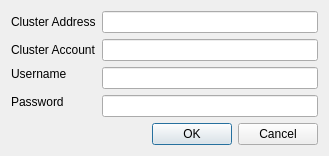
<?xml version="1.0" encoding="UTF-8"?>
<ui version="4.0">
 <class>ClusterLoginDialog</class>
 <widget class="QDialog" name="ClusterLoginDialog">
  <property name="geometry">
   <rect>
    <x>0</x>
    <y>0</y>
    <width>329</width>
    <height>133</height>
   </rect>
  </property>
  <property name="sizePolicy">
   <sizepolicy hsizetype="Preferred" vsizetype="MinimumExpanding">
    <horstretch>0</horstretch>
    <verstretch>0</verstretch>
   </sizepolicy>
  </property>
  <property name="windowTitle">
   <string>Dialog</string>
  </property>
  <layout class="QVBoxLayout" name="verticalLayout">
   <property name="sizeConstraint">
    <enum>QLayout::SetMinimumSize</enum>
   </property>
   <item>
    <layout class="QFormLayout" name="formLayout">
     <property name="sizeConstraint">
      <enum>QLayout::SetMinimumSize</enum>
     </property>
     <property name="fieldGrowthPolicy">
      <enum>QFormLayout::AllNonFixedFieldsGrow</enum>
     </property>
     <item row="2" column="0">
      <widget class="QLabel" name="label_username">
       <property name="sizePolicy">
        <sizepolicy hsizetype="Preferred" vsizetype="Fixed">
         <horstretch>0</horstretch>
         <verstretch>1</verstretch>
        </sizepolicy>
       </property>
       <property name="text">
        <string>Username</string>
       </property>
      </widget>
     </item>
     <item row="2" column="1">
      <widget class="QLineEdit" name="username">
       <property name="sizePolicy">
        <sizepolicy hsizetype="Expanding" vsizetype="Fixed">
         <horstretch>0</horstretch>
         <verstretch>1</verstretch>
        </sizepolicy>
       </property>
      </widget>
     </item>
     <item row="3" column="0">
      <widget class="QLabel" name="label_password">
       <property name="sizePolicy">
        <sizepolicy hsizetype="Preferred" vsizetype="Fixed">
         <horstretch>0</horstretch>
         <verstretch>1</verstretch>
        </sizepolicy>
       </property>
       <property name="text">
        <string>Password</string>
       </property>
      </widget>
     </item>
     <item row="3" column="1">
      <widget class="QLineEdit" name="password">
       <property name="sizePolicy">
        <sizepolicy hsizetype="Expanding" vsizetype="Fixed">
         <horstretch>0</horstretch>
         <verstretch>1</verstretch>
        </sizepolicy>
       </property>
       <property name="echoMode">
        <enum>QLineEdit::Password</enum>
       </property>
      </widget>
     </item>
     <item row="0" column="0">
      <widget class="QLabel" name="label">
       <property name="text">
        <string>Cluster Address</string>
       </property>
      </widget>
     </item>
     <item row="1" column="0">
      <widget class="QLabel" name="label_2">
       <property name="text">
        <string>Cluster Account</string>
       </property>
      </widget>
     </item>
     <item row="1" column="1">
      <widget class="QLineEdit" name="account"/>
     </item>
     <item row="0" column="1">
      <widget class="QLineEdit" name="address"/>
     </item>
    </layout>
   </item>
   <item>
    <widget class="QDialogButtonBox" name="buttonBox">
     <property name="orientation">
      <enum>Qt::Horizontal</enum>
     </property>
     <property name="standardButtons">
      <set>QDialogButtonBox::Cancel|QDialogButtonBox::Ok</set>
     </property>
    </widget>
   </item>
  </layout>
 </widget>
 <resources/>
 <connections>
  <connection>
   <sender>buttonBox</sender>
   <signal>accepted()</signal>
   <receiver>ClusterLoginDialog</receiver>
   <slot>accept()</slot>
   <hints>
    <hint type="sourcelabel">
     <x>248</x>
     <y>254</y>
    </hint>
    <hint type="destinationlabel">
     <x>157</x>
     <y>274</y>
    </hint>
   </hints>
  </connection>
  <connection>
   <sender>buttonBox</sender>
   <signal>rejected()</signal>
   <receiver>ClusterLoginDialog</receiver>
   <slot>reject()</slot>
   <hints>
    <hint type="sourcelabel">
     <x>316</x>
     <y>260</y>
    </hint>
    <hint type="destinationlabel">
     <x>286</x>
     <y>274</y>
    </hint>
   </hints>
  </connection>
 </connections>
</ui>
